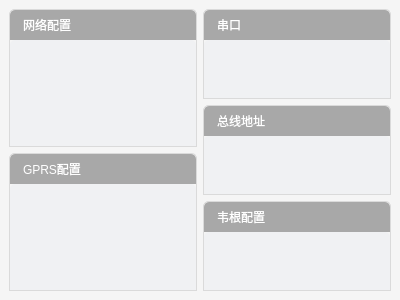
<?xml version="1.0" encoding="UTF-8"?>
<ui version="4.0">
 <class>TabConnetInfoForm</class>
 <widget class="QWidget" name="TabConnetInfoForm">
  <property name="geometry">
   <rect>
    <x>0</x>
    <y>0</y>
    <width>400</width>
    <height>300</height>
   </rect>
  </property>
  <property name="windowTitle">
   <string>Form</string>
  </property>
  <layout class="QGridLayout" name="gridLayout_3">
   <property name="margin">
    <number>0</number>
   </property>
   <item row="0" column="0">
    <widget class="QFrame" name="frame">
     <property name="styleSheet">
      <string notr="true">.QFrame
{
	background-color: rgb(245, 245, 245);
}</string>
     </property>
     <property name="frameShape">
      <enum>QFrame::NoFrame</enum>
     </property>
     <property name="frameShadow">
      <enum>QFrame::Raised</enum>
     </property>
     <layout class="QGridLayout" name="gridLayout_2">
      <item row="0" column="0">
       <layout class="QVBoxLayout" name="verticalLayout_6">
        <item>
         <widget class="QWidget" name="widget_5" native="true">
          <property name="styleSheet">
           <string notr="true">.QWidget
{
	border: 1px solid rgb(218,218,218);
	border-top-right-radius: 5px;
	border-top-left-radius: 5px;
}
</string>
          </property>
          <layout class="QVBoxLayout" name="verticalLayout_3">
           <property name="spacing">
            <number>0</number>
           </property>
           <property name="margin">
            <number>1</number>
           </property>
           <item>
            <widget class="QLabel" name="label_8">
             <property name="minimumSize">
              <size>
               <width>0</width>
               <height>30</height>
              </size>
             </property>
             <property name="maximumSize">
              <size>
               <width>16777215</width>
               <height>30</height>
              </size>
             </property>
             <property name="styleSheet">
              <string notr="true">font: 10pt &quot;微软雅黑&quot;;
color: rgb(255, 255, 255);
background-color: rgb(168, 168, 168);
padding: 3px 3px 3px 10px;
border: none;
border-top-right-radius: 5px;
border-top-left-radius: 5px;
</string>
             </property>
             <property name="text">
              <string>网络配置</string>
             </property>
            </widget>
           </item>
           <item>
            <widget class="QWidget" name="widget_6" native="true">
             <property name="styleSheet">
              <string notr="true">.QWidget
{
	border: none;
	background-color: rgb(240, 241, 243);
}</string>
             </property>
            </widget>
           </item>
          </layout>
         </widget>
        </item>
        <item>
         <widget class="QWidget" name="widget_7" native="true">
          <property name="styleSheet">
           <string notr="true">.QWidget
{
	border: 1px solid rgb(218,218,218);
	border-top-right-radius: 5px;
	border-top-left-radius: 5px;
}
</string>
          </property>
          <layout class="QVBoxLayout" name="verticalLayout_4">
           <property name="spacing">
            <number>0</number>
           </property>
           <property name="margin">
            <number>1</number>
           </property>
           <item>
            <widget class="QLabel" name="label_9">
             <property name="minimumSize">
              <size>
               <width>0</width>
               <height>30</height>
              </size>
             </property>
             <property name="maximumSize">
              <size>
               <width>16777215</width>
               <height>30</height>
              </size>
             </property>
             <property name="styleSheet">
              <string notr="true">font: 10pt &quot;微软雅黑&quot;;
color: rgb(255, 255, 255);
background-color: rgb(168, 168, 168);
padding: 3px 3px 3px 10px;
border: none;
border-top-right-radius: 5px;
border-top-left-radius: 5px;
</string>
             </property>
             <property name="text">
              <string>GPRS配置</string>
             </property>
            </widget>
           </item>
           <item>
            <widget class="QWidget" name="widget_8" native="true">
             <property name="styleSheet">
              <string notr="true">.QWidget
{
	border: none;
	background-color: rgb(240, 241, 243);
}</string>
             </property>
            </widget>
           </item>
          </layout>
         </widget>
        </item>
       </layout>
      </item>
      <item row="0" column="1">
       <layout class="QVBoxLayout" name="verticalLayout">
        <item>
         <widget class="QWidget" name="widget" native="true">
          <property name="styleSheet">
           <string notr="true">.QWidget
{
	border: 1px solid rgb(218,218,218);
	border-top-right-radius: 5px;
	border-top-left-radius: 5px;
}</string>
          </property>
          <layout class="QGridLayout" name="gridLayout">
           <property name="verticalSpacing">
            <number>0</number>
           </property>
           <property name="margin">
            <number>1</number>
           </property>
           <item row="0" column="0">
            <widget class="QLabel" name="label_6">
             <property name="minimumSize">
              <size>
               <width>0</width>
               <height>30</height>
              </size>
             </property>
             <property name="maximumSize">
              <size>
               <width>16777215</width>
               <height>30</height>
              </size>
             </property>
             <property name="styleSheet">
              <string notr="true">font: 10pt &quot;微软雅黑&quot;;
color: rgb(255, 255, 255);
background-color: rgb(168, 168, 168);
padding: 3px 3px 3px 10px;
border: none;
border-top-right-radius: 5px;
border-top-left-radius: 5px;</string>
             </property>
             <property name="text">
              <string>串口</string>
             </property>
            </widget>
           </item>
           <item row="1" column="0">
            <widget class="QWidget" name="widget_2" native="true">
             <property name="styleSheet">
              <string notr="true">.QWidget
{
	border: none;
	background-color: rgb(240, 241, 243);
}</string>
             </property>
            </widget>
           </item>
          </layout>
         </widget>
        </item>
        <item>
         <widget class="QWidget" name="widget_3" native="true">
          <property name="styleSheet">
           <string notr="true">.QWidget
{
	border: 1px solid rgb(218,218,218);
	border-top-right-radius: 5px;
	border-top-left-radius: 5px;
}
</string>
          </property>
          <layout class="QVBoxLayout" name="verticalLayout_2">
           <property name="spacing">
            <number>0</number>
           </property>
           <property name="margin">
            <number>1</number>
           </property>
           <item>
            <widget class="QLabel" name="label_7">
             <property name="minimumSize">
              <size>
               <width>0</width>
               <height>30</height>
              </size>
             </property>
             <property name="maximumSize">
              <size>
               <width>16777215</width>
               <height>30</height>
              </size>
             </property>
             <property name="styleSheet">
              <string notr="true">font: 10pt &quot;微软雅黑&quot;;
color: rgb(255, 255, 255);
background-color: rgb(168, 168, 168);
padding: 3px 3px 3px 10px;
border: none;
border-top-right-radius: 5px;
border-top-left-radius: 5px;
</string>
             </property>
             <property name="text">
              <string>总线地址</string>
             </property>
            </widget>
           </item>
           <item>
            <widget class="QWidget" name="widget_4" native="true">
             <property name="styleSheet">
              <string notr="true">.QWidget
{
	border: none;
	background-color: rgb(240, 241, 243);
}</string>
             </property>
            </widget>
           </item>
          </layout>
         </widget>
        </item>
        <item>
         <widget class="QWidget" name="widget_9" native="true">
          <property name="styleSheet">
           <string notr="true">.QWidget
{
	border: 1px solid rgb(218,218,218);
	border-top-right-radius: 5px;
	border-top-left-radius: 5px;
}
</string>
          </property>
          <layout class="QVBoxLayout" name="verticalLayout_5">
           <property name="spacing">
            <number>0</number>
           </property>
           <property name="margin">
            <number>1</number>
           </property>
           <item>
            <widget class="QLabel" name="label_10">
             <property name="minimumSize">
              <size>
               <width>0</width>
               <height>30</height>
              </size>
             </property>
             <property name="maximumSize">
              <size>
               <width>16777215</width>
               <height>30</height>
              </size>
             </property>
             <property name="styleSheet">
              <string notr="true">font: 10pt &quot;微软雅黑&quot;;
color: rgb(255, 255, 255);
background-color: rgb(168, 168, 168);
padding: 3px 3px 3px 10px;
border: none;
border-top-right-radius: 5px;
border-top-left-radius: 5px;
</string>
             </property>
             <property name="text">
              <string>韦根配置</string>
             </property>
            </widget>
           </item>
           <item>
            <widget class="QWidget" name="widget_10" native="true">
             <property name="styleSheet">
              <string notr="true">.QWidget
{
	border: none;
	background-color: rgb(240, 241, 243);
}</string>
             </property>
            </widget>
           </item>
          </layout>
         </widget>
        </item>
       </layout>
      </item>
     </layout>
    </widget>
   </item>
  </layout>
 </widget>
 <resources/>
 <connections/>
</ui>
